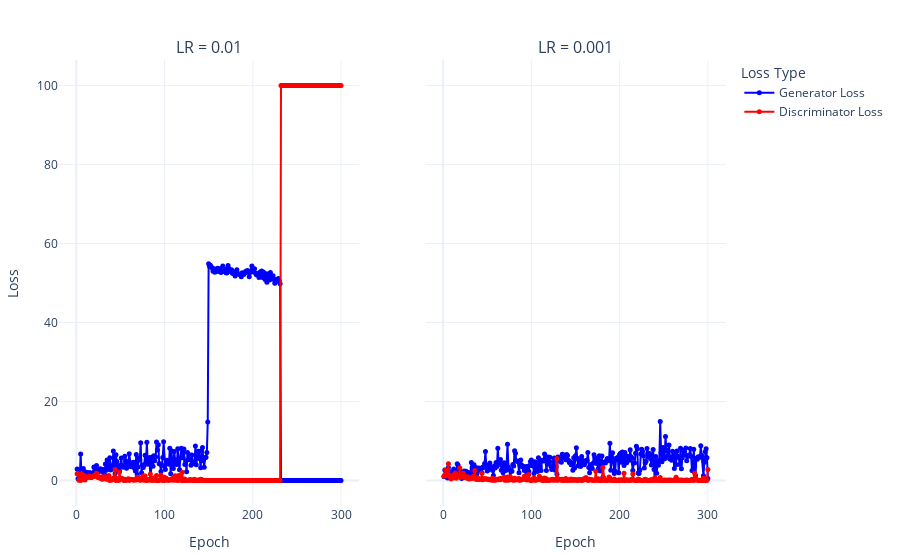

The cell this chart's notebook holds for it:
### Code cell
from plotly.subplots import make_subplots
import plotly.graph_objects as go

# Create subplots with shared y-axis
fig = make_subplots(rows=1, cols=2, shared_yaxes=True,
                    subplot_titles=("LR = 0.01", "LR = 0.001"))

fig.add_trace(go.Scatter(x=losses_df_01['Epoch'], y=losses_df_01['Generator Loss'],
                         mode='lines+markers',
                         name='Generator Loss',
                         line=dict(color='blue')),
              row=1, col=1)

fig.add_trace(go.Scatter(x=losses_df_01['Epoch'], y=losses_df_01['Descriminator Loss'],
                         mode='lines+markers',
                         name='Discriminator Loss',
                         line=dict(color='red')),
              row=1, col=1)

fig.add_trace(go.Scatter(x=losses_df['Epoch'], y=losses_df['Generator Loss'],
                         mode='lines+markers',
                         line=dict(color='blue'),
                         showlegend=False),
              row=1, col=2)

fig.add_trace(go.Scatter(x=losses_df['Epoch'], y=losses_df['Descriminator Loss'],
                         mode='lines+markers',
                         line=dict(color='red'),
                         showlegend=False),
              row=1, col=2)


# Layout and formatting
fig.update_layout(
    template='plotly_white',
    legend_title='Loss Type',
    margin=dict(l=40, r=40, t=60, b=40),
    legend=dict(title_font=dict(size=14), font=dict(size=12))
)

fig.update_xaxes(title_text='Epoch', title_font=dict(size=14), row=1, col=1)
fig.update_xaxes(title_text='Epoch', title_font=dict(size=14), row=1, col=2)
fig.update_yaxes(title_text='Loss', title_font=dict(size=14), row=1, col=1)

# Improve hover
fig.update_traces(marker=dict(size=5),
                  line=dict(width=2),
                  hovertemplate='Epoch: %{x}<br>Loss: %{y:.2f}<extra></extra>')

fig.show()

### Figure 1 — Plotly figure (JSON) as saved in the notebook; plotly's stock layout.template omitted (floating-point values rounded to 4 significant figures; data arrays with more than 128 entries replaced by an {"elided": "..."} marker saying what was removed)
{"data": [{"hovertemplate": "Epoch: %{x}<br>Loss: %{y:.2f}<extra></extra>", "line": {"color": "blue", "width": 2}, "marker": {"size": 5}, "mode": "lines+markers", "name": "Generator Loss", "type": "scatter", "x": {"elided": "300 int values"}, "xaxis": "x", "y": {"elided": "300 float values"}, "yaxis": "y"}, {"hovertemplate": "Epoch: %{x}<br>Loss: %{y:.2f}<extra></extra>", "line": {"color": "red", "width": 2}, "marker": {"size": 5}, "mode": "lines+markers", "name": "Discriminator Loss", "type": "scatter", "x": {"elided": "300 int values"}, "xaxis": "x", "y": {"elided": "300 float values"}, "yaxis": "y"}, {"hovertemplate": "Epoch: %{x}<br>Loss: %{y:.2f}<extra></extra>", "line": {"color": "blue", "width": 2}, "marker": {"size": 5}, "mode": "lines+markers", "showlegend": false, "type": "scatter", "x": {"elided": "300 int values"}, "xaxis": "x2", "y": {"elided": "300 float values"}, "yaxis": "y2"}, {"hovertemplate": "Epoch: %{x}<br>Loss: %{y:.2f}<extra></extra>", "line": {"color": "red", "width": 2}, "marker": {"size": 5}, "mode": "lines+markers", "showlegend": false, "type": "scatter", "x": {"elided": "300 int values"}, "xaxis": "x2", "y": {"elided": "300 float values"}, "yaxis": "y2"}], "layout": {"annotations": [{"font": {"size": 16}, "showarrow": false, "text": "LR = 0.01", "x": 0.225, "xanchor": "center", "xref": "paper", "y": 1, "yanchor": "bottom", "yref": "paper"}, {"font": {"size": 16}, "showarrow": false, "text": "LR = 0.001", "x": 0.775, "xanchor": "center", "xref": "paper", "y": 1, "yanchor": "bottom", "yref": "paper"}], "legend": {"font": {"size": 12}, "title": {"font": {"size": 14}, "text": "Loss Type"}}, "margin": {"b": 40, "l": 40, "r": 40, "t": 60}, "xaxis": {"anchor": "y", "domain": [0, 0.45], "title": {"font": {"size": 14}, "text": "Epoch"}}, "xaxis2": {"anchor": "y2", "domain": [0.55, 1], "title": {"font": {"size": 14}, "text": "Epoch"}}, "yaxis": {"anchor": "x", "domain": [0, 1], "title": {"font": {"size": 14}, "text": "Loss"}}, "yaxis2": {"anchor": "x2", "domain": [0, 1], "matches": "y", "showticklabels": false}}}
